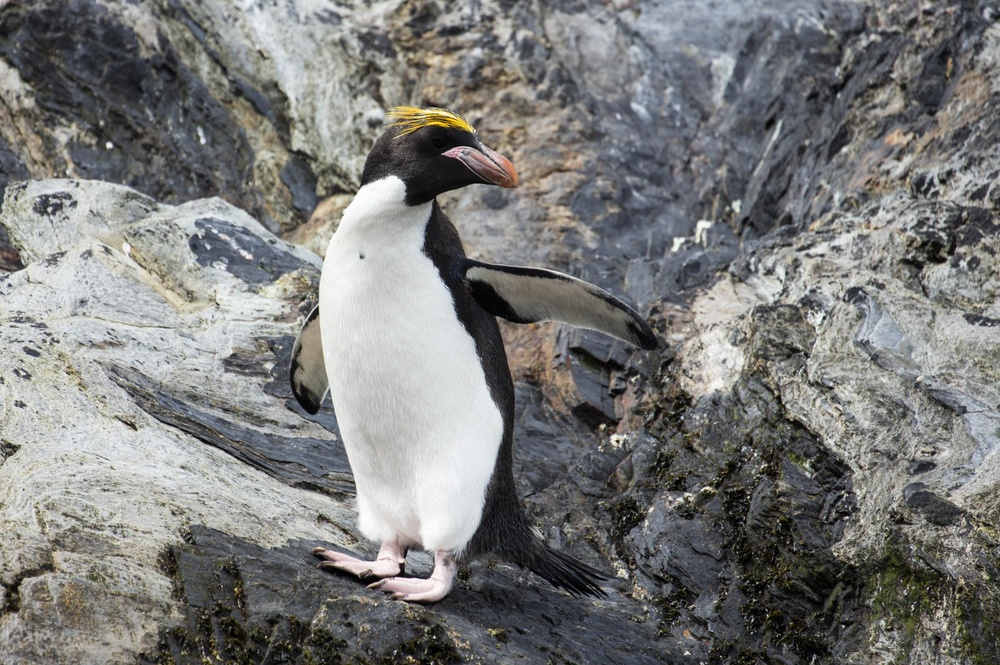
#> input picture Fingerprint-Analysis/div2k-801-900-jpeg/0801.jpeg, 1000 x 665 px, shrunk from 2040 x 1356 before the run, found by its file name; its folder holds only this picture in this run
$ python 6.image-sort-frequency.py
#> lines starting #> are read from the running program, lines starting #| are printed output that depends on the picture
import os
import cv2
import numpy as np
import pandas as pd
from scipy.fftpack import fft2, fftshift

def calculate_frequency_energies(image_path):
    """
    Calculate the high-frequency and low-frequency energies of an image.

    :param image_path: Path to the image file.
    :return: High-frequency and low-frequency energies of the image.
    """
#> called with image_path = 'div2k-801-900-jpeg/0801.jpeg'
    # Read the image
    img = cv2.imread(image_path, cv2.IMREAD_GRAYSCALE)
#> img: shape (665, 1000); min 0, max 255, mean 122.8
    if img is None:
        raise FileNotFoundError(f"Image not found: {image_path}")

    # Apply Fourier Transform
    f_transform = fft2(img)
    f_transform_shifted = fftshift(f_transform)

    # Calculate the magnitude spectrum
    magnitude_spectrum = np.abs(f_transform_shifted)

    # Define the high-frequency region (e.g., outer 75% of the spectrum)
    rows, cols = img.shape
#> rows = 665; cols = 1000
    crow, ccol = rows // 2, cols // 2
#> crow = 332; ccol = 500
    high_freq_region = magnitude_spectrum.copy()
    low_freq_region = magnitude_spectrum.copy()

    # Zero out the low-frequency region in high_freq_region
    high_freq_region[crow-rows//4:crow+rows//4, ccol-cols//4:ccol+cols//4] = 0
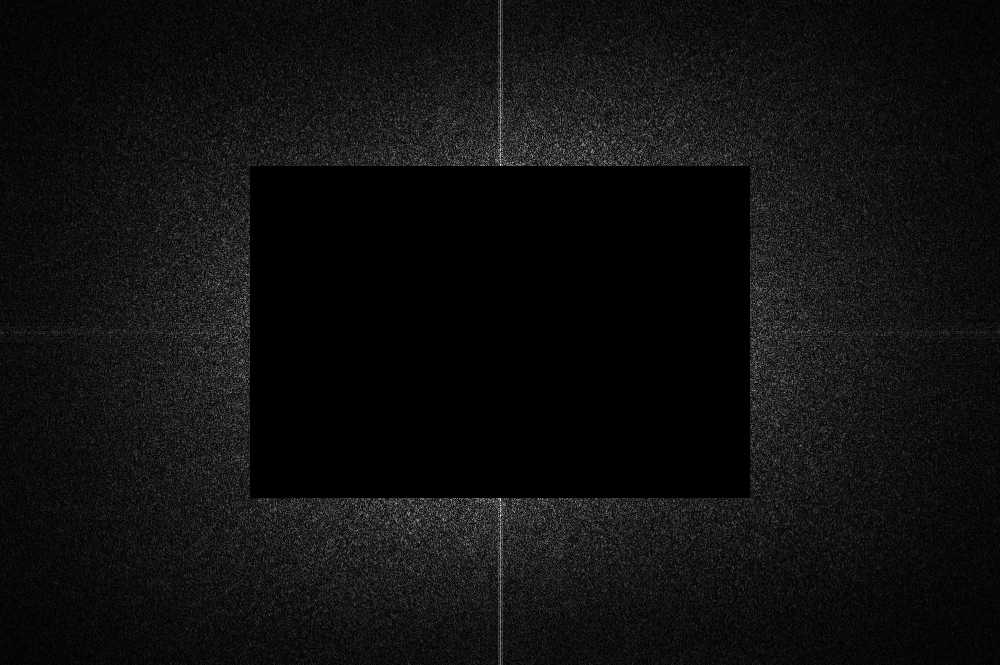
#> high_freq_region: shape (665, 1000) float64; min 0, max 71632.7, mean 4506.7; drawn with min black and max white
    # Zero out the high-frequency region in low_freq_region
    low_freq_region[:crow-rows//4, :] = 0
    low_freq_region[crow+rows//4:, :] = 0
    low_freq_region[:, :ccol-cols//4] = 0
#> low_freq_region: shape (665, 1000) float64; min 0, max 81668553, mean 9622.4
    low_freq_region[:, ccol+cols//4:] = 0
#> low_freq_region: shape (665, 1000) float64; min 0, max 81668553, mean 8795.6

    # Calculate the high-frequency and low-frequency energies
    high_frequency_energy = np.sum(high_freq_region)
#> high_frequency_energy = 3e+09
    low_frequency_energy = np.sum(low_freq_region)
#> low_frequency_energy = 5.85e+09

    return high_frequency_energy, low_frequency_energy

def process_images(input_dir, output_dir):
    """
    Process images in the input directory to sort them based on frequency energies
    and store the sorted results in separate CSV files.

    :param input_dir: Directory containing image files.
    :param output_dir: Directory to store the output CSV files.
    """
    image_data = []

    # Process each image file in the directory
    for image_file in os.listdir(input_dir):
        if image_file.endswith((".png", ".jpg", ".jpeg")):
            image_path = os.path.join(input_dir, image_file)
            try:
                high_frequency_energy, low_frequency_energy = calculate_frequency_energies(image_path)
#> high_frequency_energy = 3e+09; low_frequency_energy = 5.85e+09
                energy_difference = high_frequency_energy - low_frequency_energy
#> energy_difference = -2.85e+09
                image_data.append({
                    "Image Name": image_file,
                    "High Frequency Energy": high_frequency_energy,
                    "Low Frequency Energy": low_frequency_energy,
                    "Energy Difference": energy_difference
                })
            except FileNotFoundError:
                continue

    # Create a DataFrame from the image data
    image_df = pd.DataFrame(image_data)
#> image_df = table of 1 rows and 4 columns

    # Sort by High Frequency Energy and save
    sorted_by_high_freq_df = image_df.sort_values(by="High Frequency Energy", ascending=False).reset_index(drop=True)
#> sorted_by_high_freq_df = table of 1 rows and 4 columns
    sorted_by_high_freq_df.to_csv(os.path.join(output_dir, "sorted_by_high_frequency.csv"), index=False)

    # Sort by Low Frequency Energy and save
    sorted_by_low_freq_df = image_df.sort_values(by="Low Frequency Energy", ascending=False).reset_index(drop=True)
#> sorted_by_low_freq_df = table of 1 rows and 4 columns
    sorted_by_low_freq_df.to_csv(os.path.join(output_dir, "sorted_by_low_frequency.csv"), index=False)

    # Sort by Energy Difference and save
    sorted_by_energy_diff_df = image_df.sort_values(by="Energy Difference", ascending=False).reset_index(drop=True)
#> sorted_by_energy_diff_df = table of 1 rows and 4 columns
    sorted_by_energy_diff_df.to_csv(os.path.join(output_dir, "sorted_by_energy_difference.csv"), index=False)

if __name__ == "__main__":
    input_directory = "div2k-801-900-jpeg"  # Replace with your input directory
    output_directory = "div2k-801-900-jpeg"  # Replace with your output directory

    if not os.path.exists(output_directory):
        os.makedirs(output_directory)

    process_images(input_directory, output_directory)

    print(f"Images sorted by frequency energies and saved to {output_directory}")
